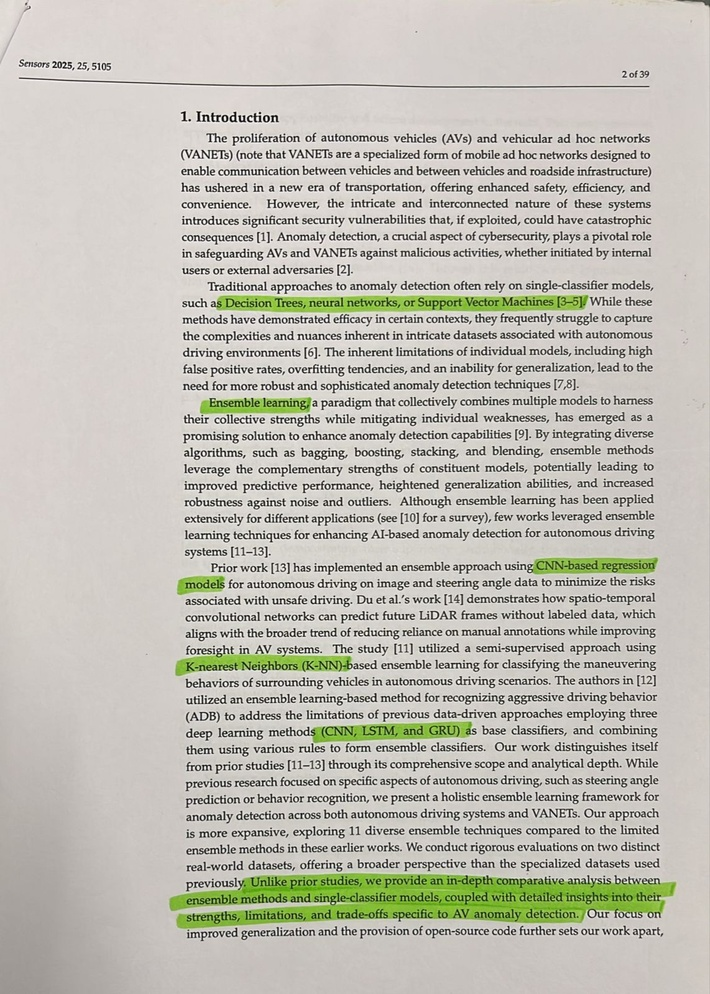
#> input picture data/sample1.jpeg, 710 x 994 px, shrunk from 1142 x 1600 before the run
$ jupyter execute process.ipynb
#> lines starting #> are read from the running program, lines starting #| are printed output that depends on the picture; after the words box and inside, x2 and y2 are one past the last pixel; in counts of white or black regions, pixels touching at a corner belong together
[cell 1]
import cv2
import matplotlib.pyplot as plt
import numpy as np

[cell 2]
image = cv2.imread("data/sample1.jpeg")
#> image is the input picture: shape (994, 710, 3); mean B, G, R 181.3, 190.7, 192.5
plt.imshow(image)

[cell 3]
image_hsv = cv2.cvtColor(image, cv2.COLOR_BGR2HSV)
#> image_hsv: shape (994, 710, 3); mean H, S, V 18, 19.9, 194.7
plt.imshow(image_hsv)

[cell 4]
print(image_hsv.shape)
#| (994, 710, 3)
image_sat = image_hsv[:,:,1]
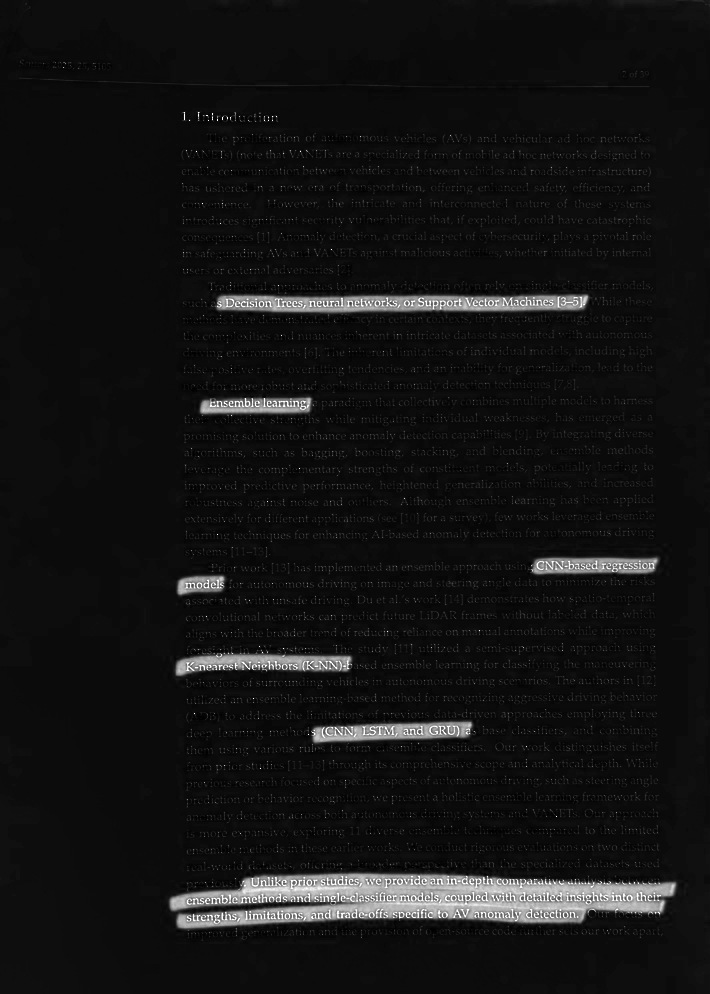
#> image_sat: shape (994, 710); min 0, max 255, mean 19.9
plt.imshow(image_sat)
plt.show()
plt.imshow(image_sat,cmap='gray')
plt.show()

[cell 5]
image_binary = image_sat.copy()
threshold = 120
rows,columns = image_sat.shape
#> rows = 994; columns = 710
image_binary = (image_sat > threshold).astype(np.uint8)* 255
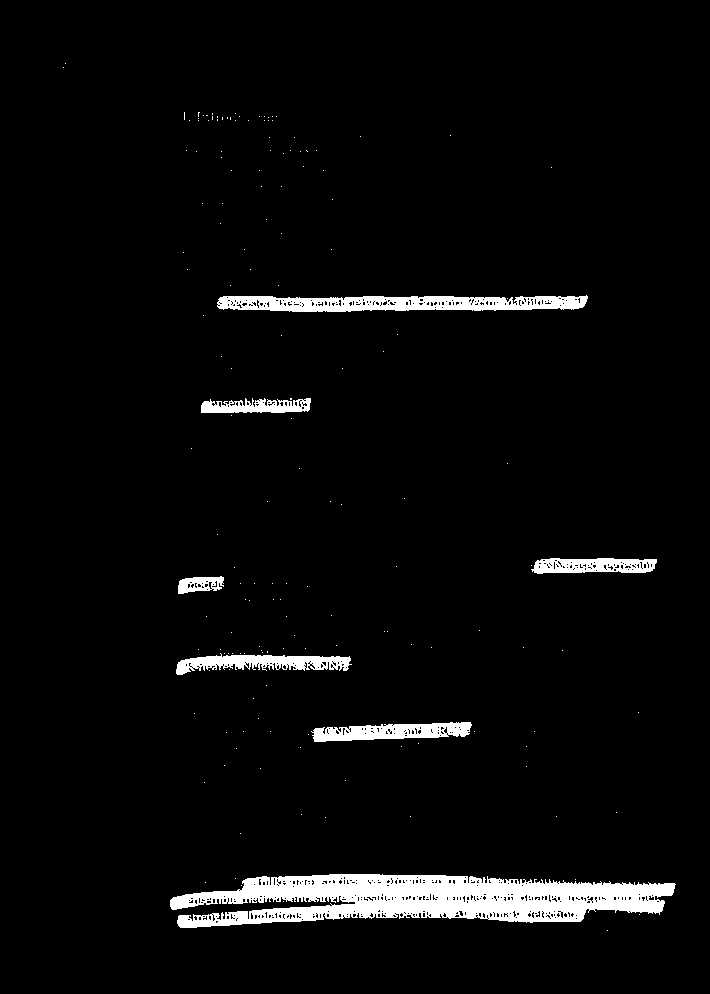
#> image_binary: shape (994, 710); 4.1% white; 163 white regions (156 under 20 px), largest, box (x1, y1, x2, y2) and area: (170, 874, 676, 928) 16735, (217, 295, 588, 312) 4488, (176, 653, 352, 675) 2051

plt.imshow(image_binary,cmap='gray')

[cell 6]
image_hsv_new = image_hsv.copy()
image_hsv_new[image_binary == 255, 1] = 0
#> image_hsv_new: shape (994, 710, 3); mean H, S, V 18, 12.9, 194.7
image_final = cv2.cvtColor(image_hsv_new, cv2.COLOR_HSV2RGB)
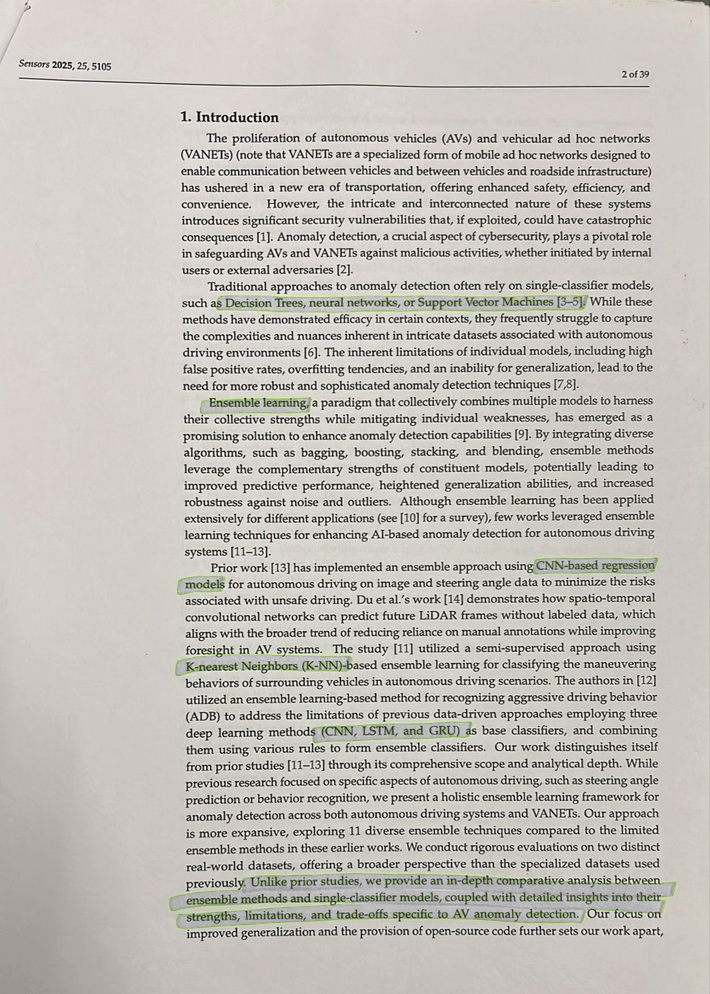
#> image_final: shape (994, 710, 3); mean R, G, B 194.3, 190.2, 185
plt.imshow(image_final)
